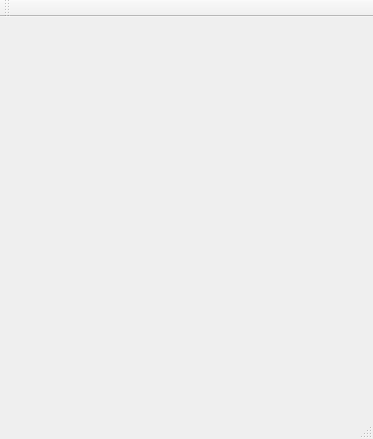
<?xml version="1.0" encoding="UTF-8"?>
<ui version="4.0">
 <class>MainWindow</class>
 <widget class="QMainWindow" name="MainWindow">
  <property name="geometry">
   <rect>
    <x>0</x>
    <y>0</y>
    <width>373</width>
    <height>439</height>
   </rect>
  </property>
  <property name="sizePolicy">
   <sizepolicy hsizetype="Preferred" vsizetype="Fixed">
    <horstretch>0</horstretch>
    <verstretch>0</verstretch>
   </sizepolicy>
  </property>
  <property name="windowTitle">
   <string>MainWindow</string>
  </property>
  <widget class="QWidget" name="centralwidget">
   <layout class="QVBoxLayout" name="verticalLayout"/>
  </widget>
  <widget class="QMenuBar" name="menubar">
   <property name="geometry">
    <rect>
     <x>0</x>
     <y>0</y>
     <width>373</width>
     <height>20</height>
    </rect>
   </property>
  </widget>
  <widget class="QStatusBar" name="statusbar"/>
  <widget class="QToolBar" name="toolBar">
   <property name="windowTitle">
    <string>toolBar</string>
   </property>
   <attribute name="toolBarArea">
    <enum>TopToolBarArea</enum>
   </attribute>
   <attribute name="toolBarBreak">
    <bool>false</bool>
   </attribute>
  </widget>
 </widget>
 <resources/>
 <connections/>
</ui>
